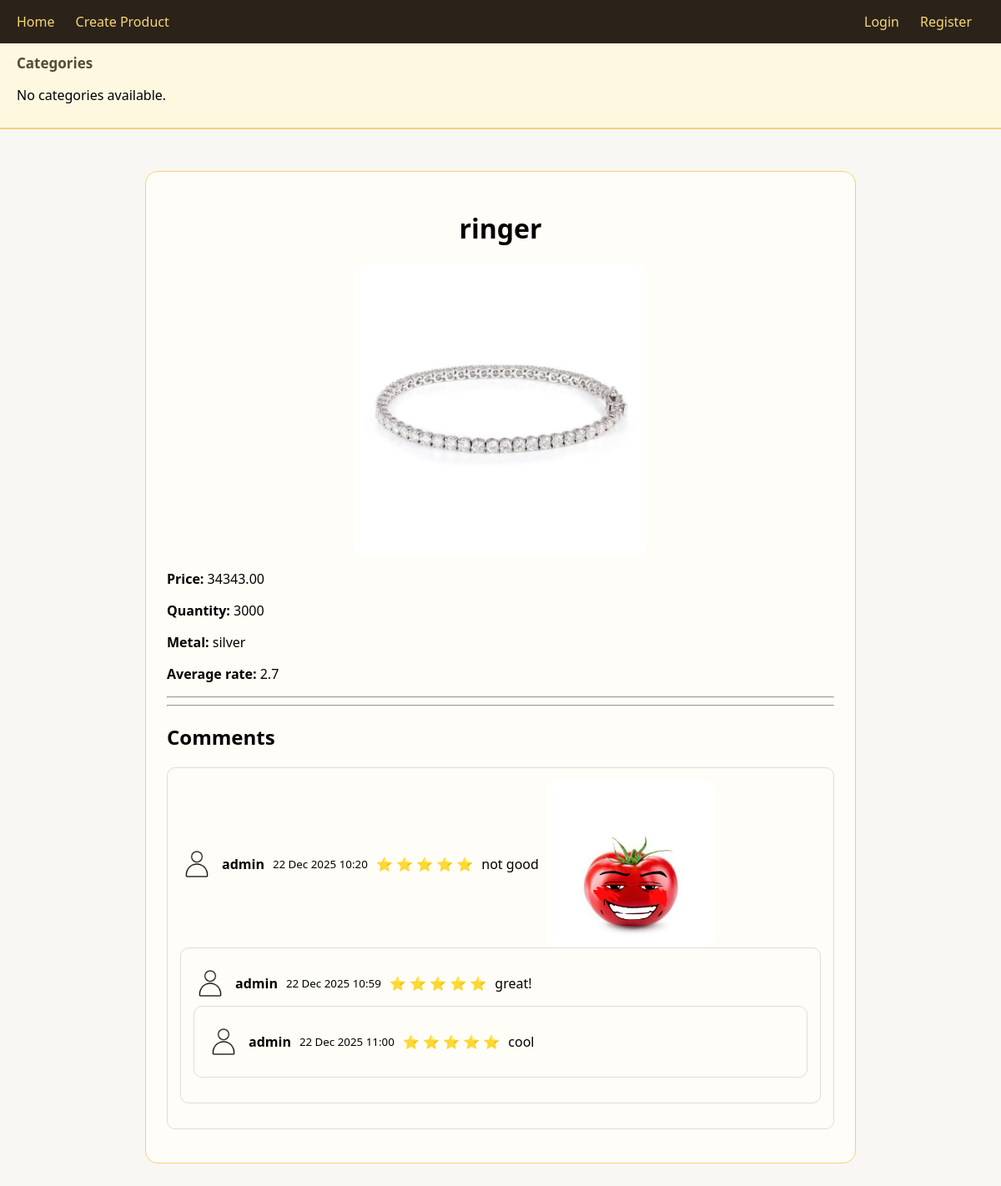
Screenshot of /product/2/ with the database file from the repository.
### products/models.py (models this page shows, shortened)
class Product(models.Model):
    category = models.ForeignKey(Category, on_delete=models.CASCADE, related_name="products")
    name = models.CharField(max_length=150)
    price = models.DecimalField(max_digits=10, decimal_places=2)
    description = models.TextField(blank=True, null=True)
    image = models.ImageField(upload_to="media/", blank=True, null=True)
    created_at = models.DateTimeField(auto_now_add=True)
    updated_at = models.DateTimeField(auto_now=True)
    quantity = models.IntegerField(default=0)
    owner=models.ForeignKey(settings.AUTH_USER_MODEL,on_delete=models.CASCADE,related_name='products',blank=True,null=True)
    metal = models.CharField(max_length=30)
    @property
    def avg_rate(self):
        rates = [i.rate for i in self.comments.all() if i.rate > 0]
        if rates:
            return round(sum(rates) / len(rates), 1)
        return 0

class Comment(models.Model):
    user=models.ForeignKey(settings.AUTH_USER_MODEL,on_delete=models.CASCADE,related_name='user_comments')
    product=models.ForeignKey(Product,on_delete=models.CASCADE,related_name='comments')
    text=models.TextField()
    rate=models.PositiveIntegerField(default=0)
    created_at=models.DateTimeField(auto_now_add=True)
    updated_at=models.DateTimeField(auto_now=True)
    image_comment=models.ImageField(upload_to='comment/',blank=True,null=True)

### users/models.py (models this page shows, shortened)
class CustomUser(AbstractUser):
    address = models.CharField(max_length=20,blank=True,null=True)
    image=models.ImageField(upload_to='users',default='users/user_default.png')

### products/views.py (the view)
# urls.py: path('product/<int:pk>/', ProductDetail.as_view(), name='detail'),
class ProductDetail(View):
    def get(self, request, pk):
        product = get_object_or_404(Product, pk=pk)
        comments=product.comments.all().order_by('-id')
        context = {'product': product,'comments':comments}
        return render(request, 'detail.html', context)

### templates/detail.html (shortened to what this page needs)
{% extends 'base.html' %}
{% load static %}
{% block content %}
<div style="max-width:800px;margin:30px auto;background:#fffdf7;
            padding:25px;border-radius:15px;border:1px solid #f2d27a;">
    <h1 style="text-align:center;">{{ product.name }}</h1>
    {% if product.image %}
        <img src="{{ product.image.url }}"
             style="display:block;margin:auto;max-width:350px;border-radius:12px;">
    {% endif %}
    <p><b>Price:</b> {{ product.price }}</p>
    <p><b>Quantity:</b> {{ product.quantity }}</p>
    <p><b>Metal:</b> {{ product.metal }}</p>
    <p><b>Average rate:</b> {{ product.avg_rate }}</p>
    <hr>
    <hr>
    <h2>Comments</h2>
    {% for comment in product.comments.all %}
        <div style="border:1px solid #ddd;padding:15px;
                    margin-bottom:15px;border-radius:10px;">
            <div style="display:flex;align-items:center;gap:10px;">
                {% if comment.user.image %}
                    <img src="{{ comment.user.image.url }}"
                         style="width:40px;height:40px;border-radius:50%;">
                {% else %}
                    <img src="{% static 'default_user.png' %}"
                         style="width:40px;height:40px;border-radius:50%;">
                {% endif %}
                <strong>{{ comment.user.username }}</strong>
            <small>{{ comment.created_at|date:"d M Y H:i" }}</small>
            {% if comment.rate > 0 %}
                <div>
                    {% for i in "12345"|slice:":comment.rate" %}
                        ⭐
                    {% endfor %}
                </div>
            {% endif %}
            <p>{{ comment.text }}</p>
            {% if comment.image_comment %}
                <img src="{{ comment.image_comment.url }}"
                     style="max-width:200px;border-radius:8px;">
            {% endif %}
        </div>
    {% empty %}
        <p>No comments yet.</p>
    {% endfor %}
</div>
{% endblock %}

### templates/base.html (style rules this page uses)
body { font-family: "Segoe UI", Arial, sans-serif; margin: 0; background: #f9f7f3; }

### rows the page displays
Product: name "ringer", image (picture), price "34343.00", quantity "3000", metal "silver", avg_rate "2.7"
Comment: user.image (placeholder picture), user.username "admin", created_at "22 Dec 2025 10:20", text "not good", image_comment (picture)
Comment: user.image (placeholder picture), user.username "admin", created_at "22 Dec 2025 10:59", text "great!"
Comment: user.image (placeholder picture), user.username "admin", created_at "22 Dec 2025 11:00", text "cool"
